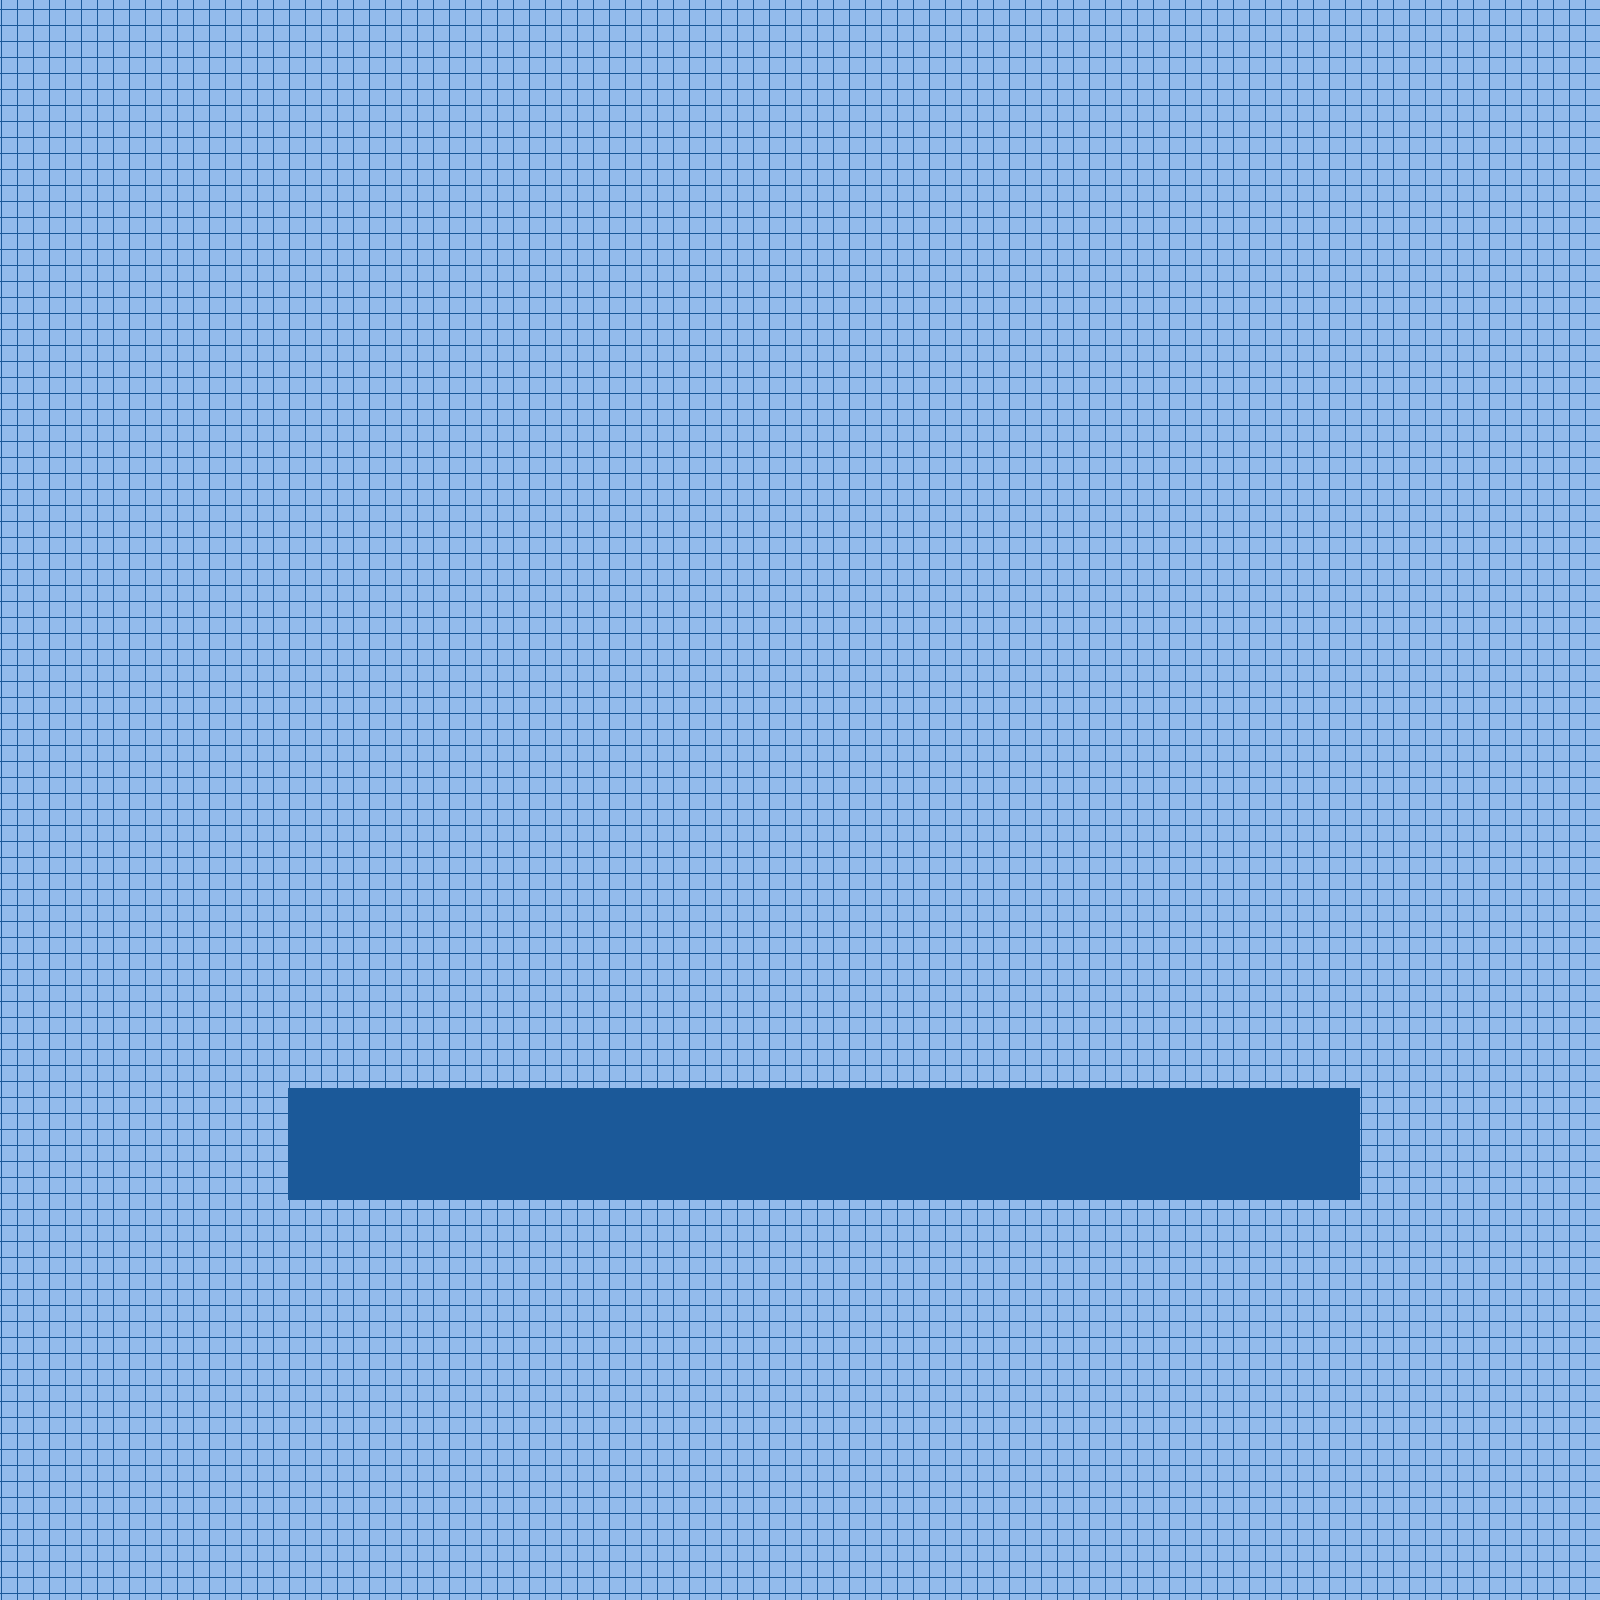

Below is a game level as drawn by its tile map, then a one-line description and the .tmx that defines it (tile-layer data replaced by summaries):
An orthogonal 100x100 tile map with 16x16 px tiles, 2 tile layers (BG, FG) and 14 objects.

<map version="1.5" tiledversion="1.5.0" orientation="orthogonal" renderorder="right-down" compressionlevel="0" width="100" height="100" tilewidth="16" tileheight="16" infinite="0" nextlayerid="9" nextobjectid="16">
 <tileset firstgid="1" source="Training Room.tsx" />
 <layer id="8" name="BG" width="100" height="100">
  <data>[10000 cells, 10000 non-empty, 1 distinct tile ids]</data>
 </layer>
 <layer id="1" name="FG" width="100" height="100">
  <data>[10000 cells, 469 non-empty, 1 distinct tile ids]</data>
 </layer>
 <objectgroup id="3" name="Ground">
  <object id="1" x="288" y="1088" width="1072" height="112" />
 </objectgroup>
 <objectgroup id="4" name="Camera Barrier">
  <object id="3" x="0" y="0" height="1600" />
  <object id="4" x="1600" y="0" height="1600" />
  <object id="5" x="0" y="0" width="1600" />
  <object id="6" x="0" y="1600" width="1600" />
 </objectgroup>
 <objectgroup id="5" name="Death Barrier">
  <object id="7" x="-692" y="-272" width="32" height="2304" />
  <object id="8" x="2352" y="-272" width="32" height="2304" />
  <object id="9" x="-692" y="-272" width="3072" height="32" />
  <object id="10" x="-696" y="2004" width="3084" height="32" />
 </objectgroup>
 <objectgroup id="6" name="Spawn Points">
  <object id="11" x="368" y="1064">
   <properties>
    <property name="left" type="bool" value="false" />
    <property name="player" type="int" value="1" />
   </properties>
  </object>
  <object id="12" x="672" y="1064">
   <properties>
    <property name="left" type="bool" value="false" />
    <property name="player" type="int" value="3" />
   </properties>
  </object>
  <object id="13" x="1088" y="1064">
   <properties>
    <property name="left" type="bool" value="true" />
    <property name="player" type="int" value="4" />
   </properties>
  </object>
  <object id="14" x="1312" y="1064">
   <properties>
    <property name="left" type="bool" value="true" />
    <property name="player" type="int" value="2" />
   </properties>
  </object>
 </objectgroup>
 <objectgroup id="7" name="Respawn Point">
  <object id="15" x="832" y="968">
   <properties>
    <property name="player" type="int" value="2" />
   </properties>
  </object>
 </objectgroup>
</map>
